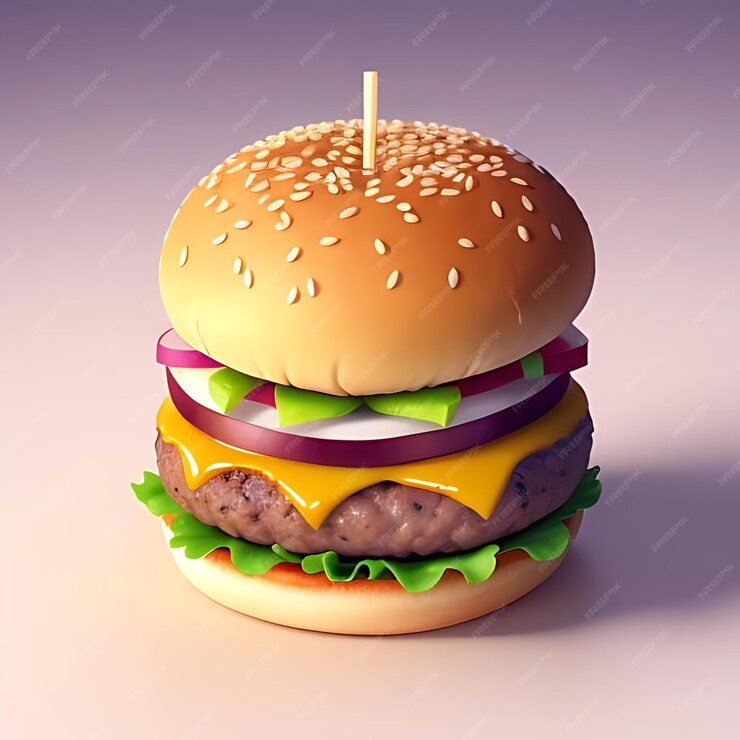
#> input picture edge_detection_project/Burger.jpg, 740 x 740 px
$ python edge_detection.py
#> lines starting #> are read from the running program, lines starting #| are printed output that depends on the picture; after the words box and inside, x2 and y2 are one past the last pixel; in counts of white or black regions, pixels touching at a corner belong together
import cv2
import matplotlib.pyplot as plt

# Step 1: Load the Image
image_path = 'Burger.jpg'
image = cv2.imread(image_path)
#> image is the input picture: shape (740, 740, 3); mean B, G, R 141, 155, 189.9

# Step 2: Convert to Grayscale
gray_image = cv2.cvtColor(image, cv2.COLOR_BGR2GRAY)
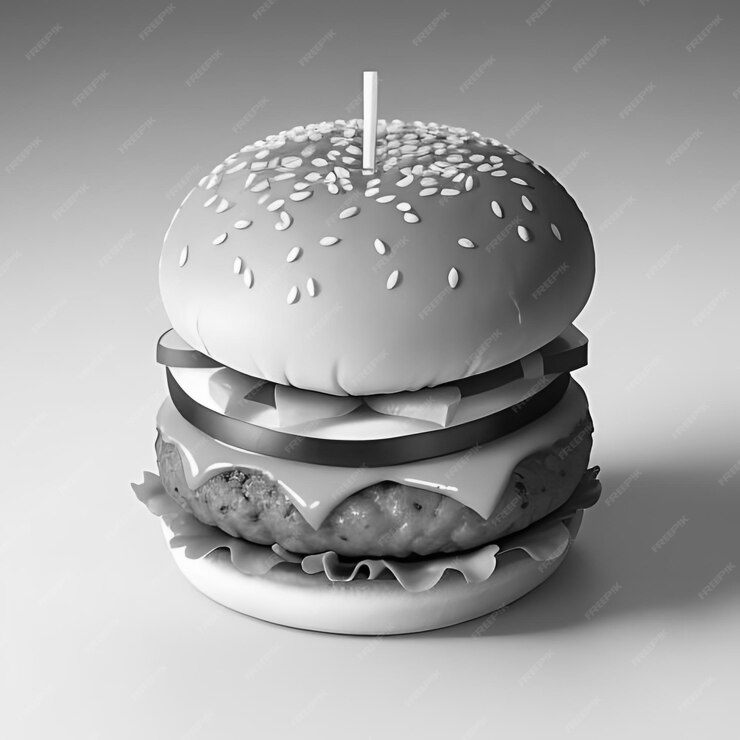
#> gray_image: shape (740, 740); min 0, max 254, mean 163.8

# Step 3: Apply Gaussian Blur to Reduce Noise
blurred_image = cv2.GaussianBlur(gray_image, (5,5), 0)

# Step 4: Perform Canny Edge Detection
edges = cv2.Canny(blurred_image, threshold1=80, threshold2=150)
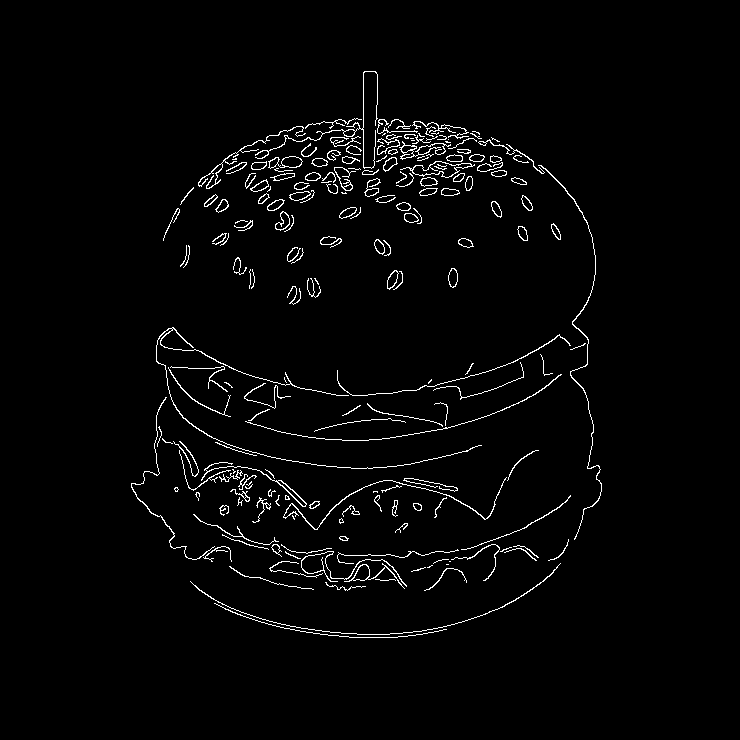
#> edges: shape (740, 740); 2.3% white in thin lines or dots, all inside (x1, y1, x2, y2) = (131, 71, 602, 638)

# Display the Original and Edge-detected Images Side by Side
plt.figure(figsize=(10, 5))
plt.subplot(1, 2, 1)
plt.title("Original Image")
plt.imshow(cv2.cvtColor(image, cv2.COLOR_BGR2RGB))
plt.axis("off")

plt.subplot(1, 2, 2)
plt.title("Edges")
plt.imshow(edges, cmap="gray")
plt.axis("off")

plt.show()
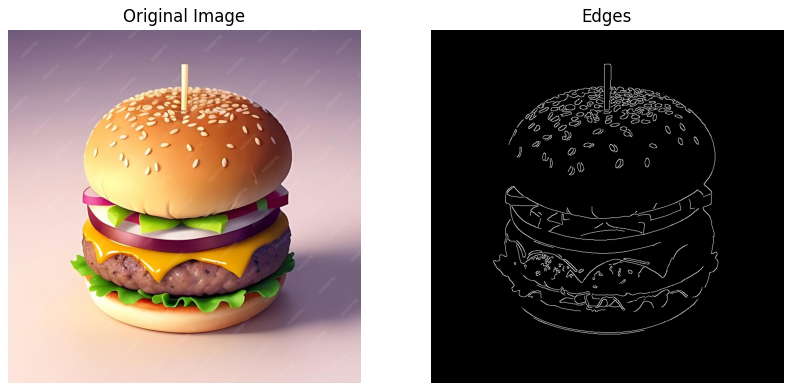
#> figure drawn by matplotlib, 2 panels
